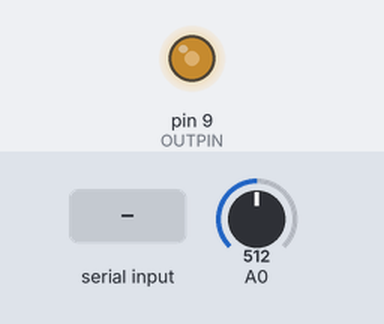
This sketch was run on a simulated Arduino Uno, built with avr-gcc and run on an emulated ATmega328P. Shown: output pins drawn as LEDs (lit = HIGH). Inputs (shaded band) come from the test bench; at power-on: A0 = 512. What the sketch prints to the serial monitor is not drawn.

Above: at 1.2 s.
1.3 s: A0 set to 716
At 2.0 s:
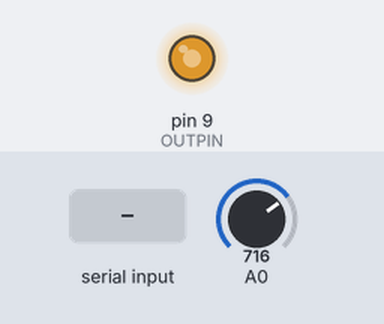
2.8 s: A0 set to 900
At 3.2 s:
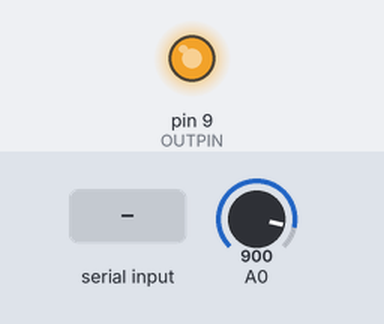
4.3 s: A0 set to 122
At 5.5 s:
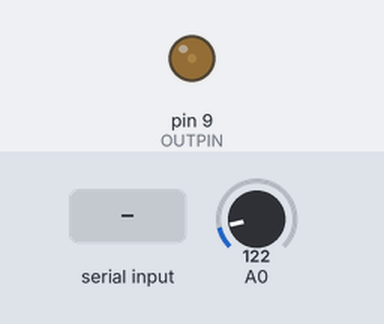
5.8 s: A0 set to 0
At 6.7 s:
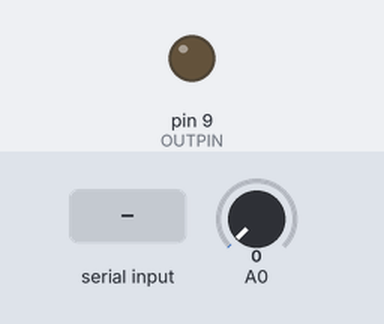
7.3 s: "90,45\n" received over Serial
Timing chart, 0 to 9.8 s (numbered marks = the images above; inputs shaded):
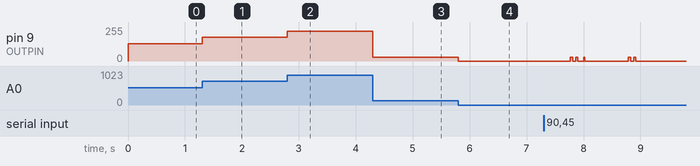

Measured:
- after the input at 1.3 s, pin 9 (OUTPIN): 128/255 → 179/255 at once
- after the input at 2.8 s, pin 9 (OUTPIN): 179/255 → 225/255 at once
- after the input at 4.3 s, pin 9 (OUTPIN): 225/255 → 30/255 at once
- after the input at 5.8 s, pin 9 (OUTPIN): 30/255 → 0/255 at once

The sketch:

delayduino.ino
```cpp
#include <inttypes.h>

// The time between subsequent samples, in ms
#define PERIOD 1
// The delay between input and output
#define MAX_DELAY 1000

#define OUTPIN 9

const size_t bufferlen = (int)(MAX_DELAY/PERIOD)+1;

uint8_t signal_buffer[bufferlen];

void setup() {
  Serial.begin(9600);
  while (!Serial);
  pinMode(OUTPIN, OUTPUT);
  Serial.print("max");
  Serial.println(MAX_DELAY);
}

void loop() {
  static uint32_t last_run = 0;
  static uint32_t frame = 0;

  if (millis() - last_run < PERIOD) {
    return;
  } else {
    last_run = millis();
  }

  static uint32_t delay = 0;
  static int32_t offset = 0;

  if (Serial.available()) {
    static char buf[8];
    uint8_t wr = Serial.readBytesUntil('\n', buf, 8);
    buf[wr] = '\0';
    int setting = atoi(buf);
    Serial.print("read");
    Serial.println(setting);

    if (setting < 0 || setting > MAX_DELAY) {
      Serial.println("OOR");
    } else {
      delay = setting;
      offset = delay/PERIOD;
      Serial.print("offset");
      Serial.println(offset);
    }
  }


  uint8_t inval = analogRead(A0)/4;
  signal_buffer[frame % bufferlen] = inval;

  uint8_t outval = signal_buffer[((int32_t)frame - offset)%bufferlen];
  analogWrite(OUTPIN, outval);
  frame++;
}
```
